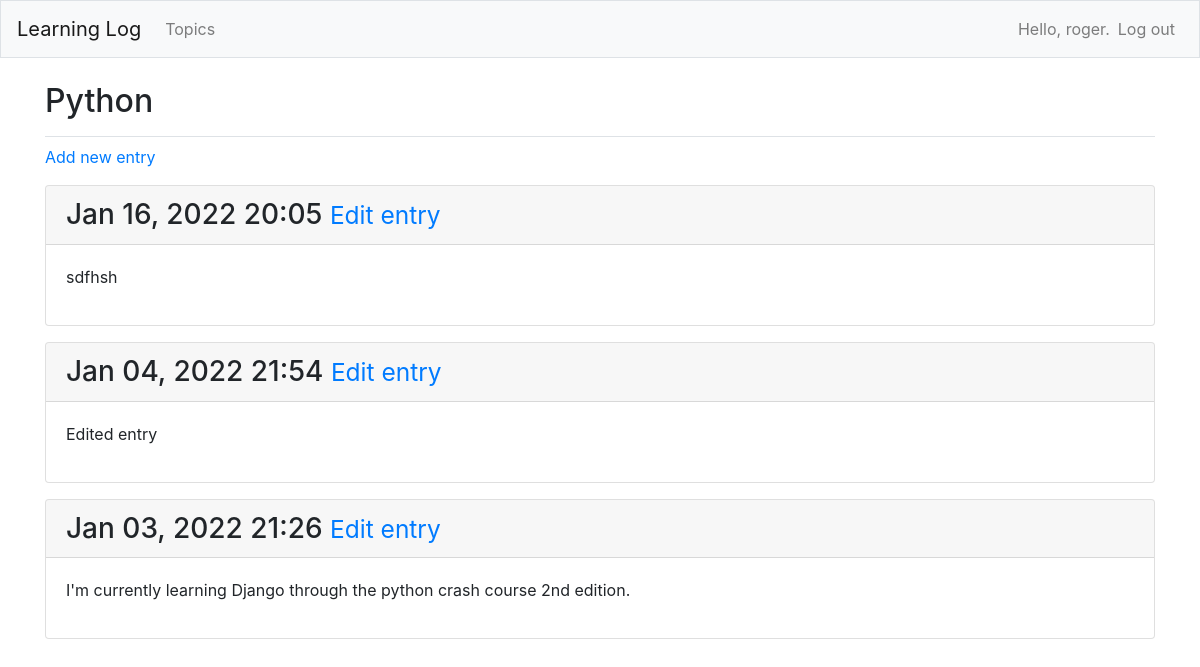
The page /topics/3/ (signed in) on the database its author committed.
### learning_logs/models.py (models this page shows, shortened)
class Topic(models.Model):
    text = models.CharField(max_length=200)
    date_added = models.DateTimeField(auto_now_add=True)
    owner = models.ForeignKey(User, on_delete=models.CASCADE)
    def __str__(self):
        return self.text

class Entry(models.Model):
    topic = models.ForeignKey(Topic, on_delete=models.CASCADE)
    text = models.TextField()
    date_added = models.DateTimeField(auto_now_add=True)
    class Meta:
        verbose_name_plural = 'entries'

### learning_logs/views.py (the view)
# urls.py: path('topics/<int:topic_id>/', views.topic, name='topic'),
@login_required
def topic(request, topic_id):
    topic = get_object_or_404(Topic, id=topic_id)
    check_topic_owner(request, topic)
    entries = topic.entry_set.order_by('-date_added')
    context = {'topic': topic, 'entries': entries}
    return render(request, 'learning_logs/topic.html', context)

### learning_logs/views.py (called while the page is built)
def check_topic_owner(request, topic):
    if topic.owner != request.user:
        raise Http404

### learning_logs/templates/learning_logs/topic.html
{% extends 'learning_logs/base.html' %}
{% block page_header %}
    <h2>{{ topic }}</h2>
{% endblock page_header %}
{% block content %}
    <p>
        <a href="{% url 'learning_logs:new_entry' topic.id %}">Add new entry</a>
    </p>
    {% for entry in entries %}
        <div class="card mb-3">
            <h3 class="card-header">
                {{ entry.date_added|date:'M d, Y H:i' }}
                <small>
                    <a href="{% url 'learning_logs:edit_entry' entry.id %}">Edit entry</a>
                </small>
            </h3>
            <div class="card-body">
                {{ entry.text|linebreaks }}
            </div>
        </div>
    {% empty %}
        <p>There are no entries for this topic yet.</p>
    {% endfor %}
{% endblock content %}

### learning_logs/templates/learning_logs/base.html (shortened to what this page needs)
{% load bootstrap4 %}
<!doctype html>
<html lang='en'>
    <head>
        {% bootstrap_css %}
    </head>
    <body>
        <nav class="navbar navbar-expand-md navbar-light bg-light mb-4 border">
            <a class="navbar-brand" href="{% url 'learning_logs:index' %}">
                Learning Log</a>
            <div class="collapse navbar-collapse" id="navbarCollapse">
                <ul class="navbar-nav mr-auto">
                    <li class="nav-item">
                        <a class="nav-link" href="{% url 'learning_logs:topics' %}">
                            Topics</a>
                    </li>
                </ul>
                <ul class="navbar-nav ml-auto">
                    {% if user.is_authenticated %}
                        <li class="nav-item">
                            <span class="navbar-text">
                                Hello, {{ user.username }}.</span>
                        </li>
                        <li class="nav-item">
                            <a class="nav-link" href="{% url 'users:logout' %}">
                                Log out</a>
                        </li>
                    {% endif %}
                </ul>
            </div>
        </nav>
        <main role="main" class="container">
            <div class="pb-2 mb-2 border-bottom">
                {% block page_header %}{% endblock page_header %}
            </div>
            <div>
                {% block content %}{% endblock content %}
            </div>
        </main>
    </body>
</html>

### rows shown on the page
Topic: text "Python"
Entry: date_added "Jan 16, 2022 20:05", text "sdfhsh"
Entry: date_added "Jan 04, 2022 21:54", text "Edited entry"
Entry: date_added "Jan 03, 2022 21:26", text "I'm currently learning Django through the python crash course 2nd edition."

### other values the page prints
{{ user.username }} "roger"
